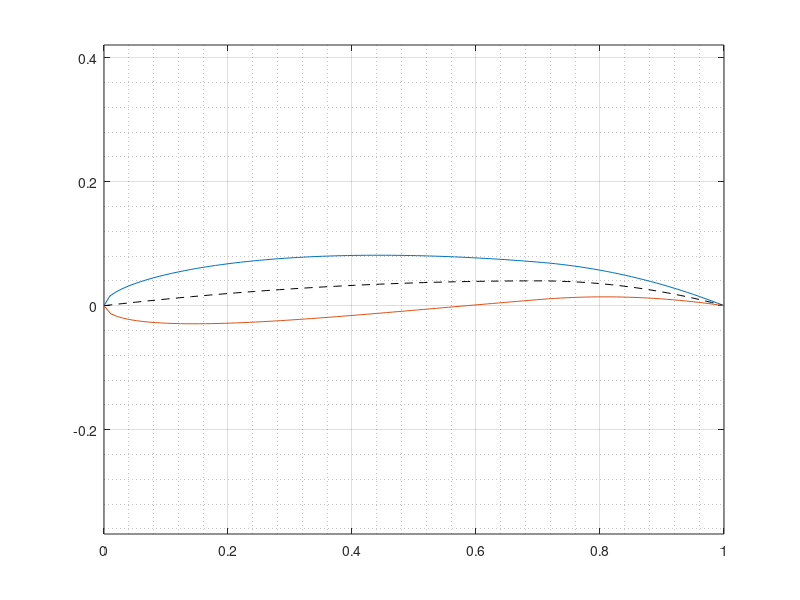

MATLAB code for this plot:
clc; clear; close all

NACA = '4710';
num_of_points = 100;

% ========================

m = str2num(NACA(1))/100;
p = str2num(NACA(2))/10;
t = str2num(NACA(3:4))/100;

delta_x = 1 / (num_of_points-1);
x        = zeros(num_of_points,1);
dy_c__dx = zeros(num_of_points,1);
y_t      = zeros(num_of_points,1);
theta    = zeros(num_of_points,1);
y_c      = zeros(num_of_points,1);
x_L      = zeros(num_of_points,1);
x_U      = zeros(num_of_points,1);
y_L      = zeros(num_of_points,1);
y_U      = zeros(num_of_points,1);
for i = 0:num_of_points-1
    x(i+1)= delta_x * i;
    y_t(i+1) = 5 * t * (0.2969 * sqrt(x(i+1)) - 0.1260 * x(i+1) - 0.3516 * x(i+1)^2 + 0.2843 * x(i+1)^3 - 0.1036 * x(i+1)^4);
    
    if x(i+1) <= p
        y_c(i+1)      = m / p^2 * (2 * p * x(i+1) - x(i+1)^2);
        dy_c__dx(i+1) = m / p^2 * (p - x(i+1));
    else
        y_c(i+1)      = m / (1 - p)^2 * ((1 - 2 * p) + 2 * p * x(i+1) - x(i+1)^2);
        dy_c__dx(i+1) = 2 * m / (1 - p)^2 * (p - x(i+1));
    end
    theta(i+1) = atan(dy_c__dx(i+1));

    x_U(i+1) = x(i+1) - y_t(i+1) * sin(theta(i+1));
    x_L(i+1) = x(i+1) + y_t(i+1) * sin(theta(i+1));
    y_U(i+1) = y_c(i+1) + y_t(i+1) * cos(theta(i+1));
    y_L(i+1) = y_c(i+1) - y_t(i+1) * cos(theta(i+1));
end

fig1 = figure(1);
hold all
plot(x_U, y_U)
plot(x, y_c, '--k')
plot(x_L, y_L)
axis equal
grid on
grid minor
box on
